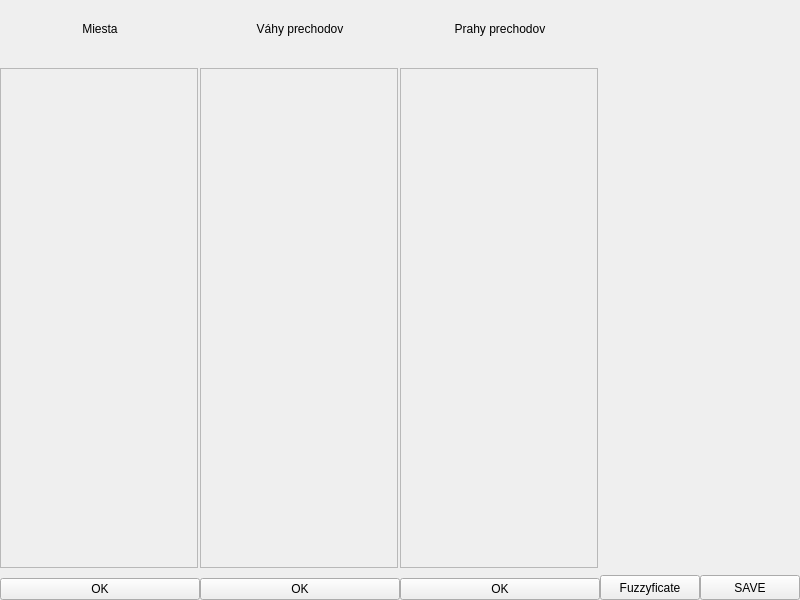
<?xml version="1.0" encoding="UTF-8"?>
<ui version="4.0">
 <class>MainWindow</class>
 <widget class="QMainWindow" name="MainWindow">
  <property name="geometry">
   <rect>
    <x>0</x>
    <y>0</y>
    <width>800</width>
    <height>600</height>
   </rect>
  </property>
  <property name="minimumSize">
   <size>
    <width>800</width>
    <height>600</height>
   </size>
  </property>
  <property name="maximumSize">
   <size>
    <width>800</width>
    <height>600</height>
   </size>
  </property>
  <property name="windowTitle">
   <string>MainWindow</string>
  </property>
  <widget class="QWidget" name="centralwidget">
   <layout class="QGridLayout" name="gridLayout_2">
    <property name="leftMargin">
     <number>0</number>
    </property>
    <property name="topMargin">
     <number>0</number>
    </property>
    <property name="rightMargin">
     <number>0</number>
    </property>
    <property name="bottomMargin">
     <number>0</number>
    </property>
    <property name="spacing">
     <number>0</number>
    </property>
    <item row="0" column="0">
     <layout class="QHBoxLayout" name="horizontalLayout">
      <property name="spacing">
       <number>0</number>
      </property>
      <item>
       <widget class="QWidget" name="first_2" native="true">
        <property name="minimumSize">
         <size>
          <width>200</width>
          <height>0</height>
         </size>
        </property>
        <property name="maximumSize">
         <size>
          <width>200</width>
          <height>16777215</height>
         </size>
        </property>
        <layout class="QVBoxLayout" name="verticalLayout_2">
         <property name="spacing">
          <number>0</number>
         </property>
         <property name="leftMargin">
          <number>0</number>
         </property>
         <property name="topMargin">
          <number>0</number>
         </property>
         <property name="rightMargin">
          <number>0</number>
         </property>
         <property name="bottomMargin">
          <number>0</number>
         </property>
         <item>
          <layout class="QVBoxLayout" name="placesLayout">
           <property name="spacing">
            <number>10</number>
           </property>
           <item>
            <widget class="QLabel" name="label">
             <property name="minimumSize">
              <size>
               <width>0</width>
               <height>30</height>
              </size>
             </property>
             <property name="text">
              <string>Miesta</string>
             </property>
             <property name="alignment">
              <set>Qt::AlignCenter</set>
             </property>
            </widget>
           </item>
           <item>
            <widget class="QScrollArea" name="placesScrollArea">
             <property name="sizePolicy">
              <sizepolicy hsizetype="Fixed" vsizetype="Fixed">
               <horstretch>0</horstretch>
               <verstretch>0</verstretch>
              </sizepolicy>
             </property>
             <property name="minimumSize">
              <size>
               <width>198</width>
               <height>500</height>
              </size>
             </property>
             <property name="maximumSize">
              <size>
               <width>198</width>
               <height>500</height>
              </size>
             </property>
             <property name="widgetResizable">
              <bool>true</bool>
             </property>
             <widget class="QWidget" name="placesWidget">
              <property name="geometry">
               <rect>
                <x>0</x>
                <y>0</y>
                <width>196</width>
                <height>498</height>
               </rect>
              </property>
             </widget>
            </widget>
           </item>
           <item>
            <widget class="QPushButton" name="OK1">
             <property name="text">
              <string>OK</string>
             </property>
            </widget>
           </item>
          </layout>
         </item>
        </layout>
       </widget>
      </item>
      <item>
       <widget class="QWidget" name="widget_3" native="true">
        <property name="minimumSize">
         <size>
          <width>200</width>
          <height>0</height>
         </size>
        </property>
        <property name="maximumSize">
         <size>
          <width>200</width>
          <height>16777215</height>
         </size>
        </property>
        <layout class="QGridLayout" name="gridLayout_3">
         <property name="leftMargin">
          <number>0</number>
         </property>
         <property name="topMargin">
          <number>0</number>
         </property>
         <property name="rightMargin">
          <number>0</number>
         </property>
         <property name="bottomMargin">
          <number>0</number>
         </property>
         <property name="spacing">
          <number>0</number>
         </property>
         <item row="0" column="0">
          <layout class="QVBoxLayout" name="weightsLayout">
           <property name="spacing">
            <number>10</number>
           </property>
           <item>
            <widget class="QLabel" name="weight">
             <property name="minimumSize">
              <size>
               <width>0</width>
               <height>30</height>
              </size>
             </property>
             <property name="text">
              <string>Váhy prechodov</string>
             </property>
             <property name="alignment">
              <set>Qt::AlignCenter</set>
             </property>
            </widget>
           </item>
           <item>
            <widget class="QScrollArea" name="weightsScrollArea">
             <property name="enabled">
              <bool>true</bool>
             </property>
             <property name="sizePolicy">
              <sizepolicy hsizetype="Fixed" vsizetype="Fixed">
               <horstretch>0</horstretch>
               <verstretch>0</verstretch>
              </sizepolicy>
             </property>
             <property name="minimumSize">
              <size>
               <width>198</width>
               <height>500</height>
              </size>
             </property>
             <property name="maximumSize">
              <size>
               <width>198</width>
               <height>500</height>
              </size>
             </property>
             <property name="widgetResizable">
              <bool>true</bool>
             </property>
             <widget class="QWidget" name="weightsWidget">
              <property name="geometry">
               <rect>
                <x>0</x>
                <y>0</y>
                <width>196</width>
                <height>498</height>
               </rect>
              </property>
             </widget>
            </widget>
           </item>
           <item>
            <widget class="QPushButton" name="OK2">
             <property name="text">
              <string>OK</string>
             </property>
            </widget>
           </item>
          </layout>
         </item>
        </layout>
       </widget>
      </item>
      <item>
       <widget class="QWidget" name="widget_2" native="true">
        <property name="minimumSize">
         <size>
          <width>200</width>
          <height>0</height>
         </size>
        </property>
        <property name="maximumSize">
         <size>
          <width>200</width>
          <height>16777215</height>
         </size>
        </property>
        <layout class="QGridLayout" name="gridLayout">
         <property name="leftMargin">
          <number>0</number>
         </property>
         <property name="topMargin">
          <number>0</number>
         </property>
         <property name="rightMargin">
          <number>0</number>
         </property>
         <property name="bottomMargin">
          <number>0</number>
         </property>
         <property name="horizontalSpacing">
          <number>0</number>
         </property>
         <item row="0" column="0">
          <layout class="QVBoxLayout" name="tresholdsLayout">
           <property name="spacing">
            <number>10</number>
           </property>
           <item>
            <widget class="QLabel" name="label_2">
             <property name="minimumSize">
              <size>
               <width>0</width>
               <height>30</height>
              </size>
             </property>
             <property name="text">
              <string>Prahy prechodov</string>
             </property>
             <property name="alignment">
              <set>Qt::AlignCenter</set>
             </property>
            </widget>
           </item>
           <item>
            <widget class="QScrollArea" name="tresholdsScrollArea">
             <property name="sizePolicy">
              <sizepolicy hsizetype="Fixed" vsizetype="Fixed">
               <horstretch>0</horstretch>
               <verstretch>0</verstretch>
              </sizepolicy>
             </property>
             <property name="minimumSize">
              <size>
               <width>198</width>
               <height>500</height>
              </size>
             </property>
             <property name="maximumSize">
              <size>
               <width>198</width>
               <height>500</height>
              </size>
             </property>
             <property name="widgetResizable">
              <bool>true</bool>
             </property>
             <widget class="QWidget" name="tresholdsWidget">
              <property name="geometry">
               <rect>
                <x>0</x>
                <y>0</y>
                <width>196</width>
                <height>498</height>
               </rect>
              </property>
             </widget>
            </widget>
           </item>
           <item>
            <widget class="QPushButton" name="OK3">
             <property name="text">
              <string>OK</string>
             </property>
            </widget>
           </item>
          </layout>
         </item>
        </layout>
       </widget>
      </item>
      <item>
       <layout class="QVBoxLayout" name="verticalLayout_5" stretch="1,0">
        <item>
         <spacer name="horizontalSpacer">
          <property name="orientation">
           <enum>Qt::Horizontal</enum>
          </property>
          <property name="sizeHint" stdset="0">
           <size>
            <width>40</width>
            <height>20</height>
           </size>
          </property>
         </spacer>
        </item>
        <item>
         <layout class="QHBoxLayout" name="horizontalLayout_2">
          <item>
           <spacer name="horizontalSpacer_2">
            <property name="orientation">
             <enum>Qt::Horizontal</enum>
            </property>
            <property name="sizeHint" stdset="0">
             <size>
              <width>40</width>
              <height>20</height>
             </size>
            </property>
           </spacer>
          </item>
          <item>
           <widget class="QPushButton" name="fuzzyficate_run">
            <property name="minimumSize">
             <size>
              <width>100</width>
              <height>25</height>
             </size>
            </property>
            <property name="maximumSize">
             <size>
              <width>100</width>
              <height>25</height>
             </size>
            </property>
            <property name="text">
             <string>Fuzzyficate</string>
            </property>
           </widget>
          </item>
          <item>
           <widget class="QPushButton" name="enter">
            <property name="minimumSize">
             <size>
              <width>100</width>
              <height>25</height>
             </size>
            </property>
            <property name="maximumSize">
             <size>
              <width>100</width>
              <height>25</height>
             </size>
            </property>
            <property name="text">
             <string>SAVE</string>
            </property>
           </widget>
          </item>
         </layout>
        </item>
       </layout>
      </item>
     </layout>
    </item>
   </layout>
  </widget>
 </widget>
 <resources/>
 <connections/>
</ui>
